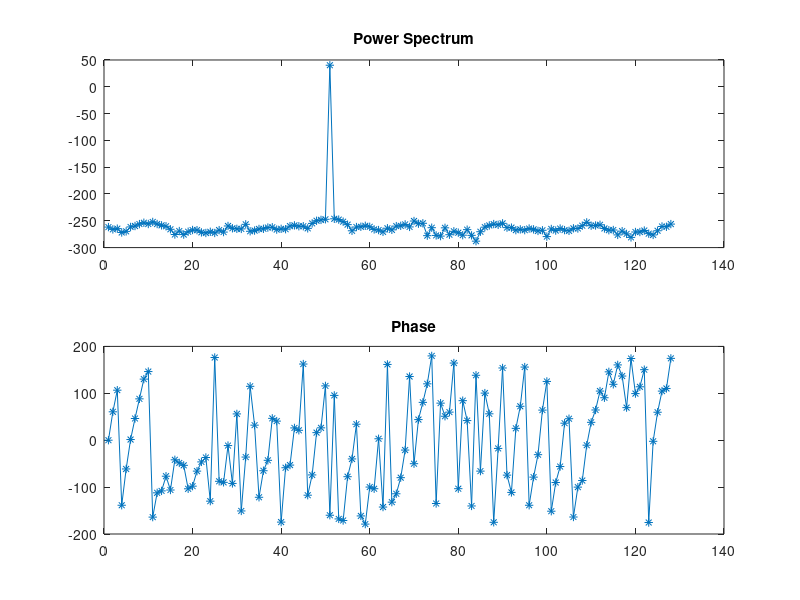

Reproduce this figure in MATLAB.
len = 4096;
t = [0:1:len-1];
N = 256;
k = 50;
phi = deg2rad(200);

sig = 0.8*cos(2*pi*k*t/N+phi);

data_in = zeros(len,2);
data_in(:,1) = t;
data_in(:,2) = sig;

%software fft
spect = fft(sig(1:256));

fprintf('Magnitude: %7.4f', 20*log10(abs(spect(k+1))));
fprintf('\n');
fprintf('Phase: %7.4f', rad2deg(angle(spect(k+1))));
fprintf('\n');

subplot(2,1,1);
plot(20*log10(abs(spect(1:N/2))), '*-');
title('Power Spectrum');

subplot(2,1,2);
plot(rad2deg(angle(spect(1:N/2))), '*-');
title('Phase');